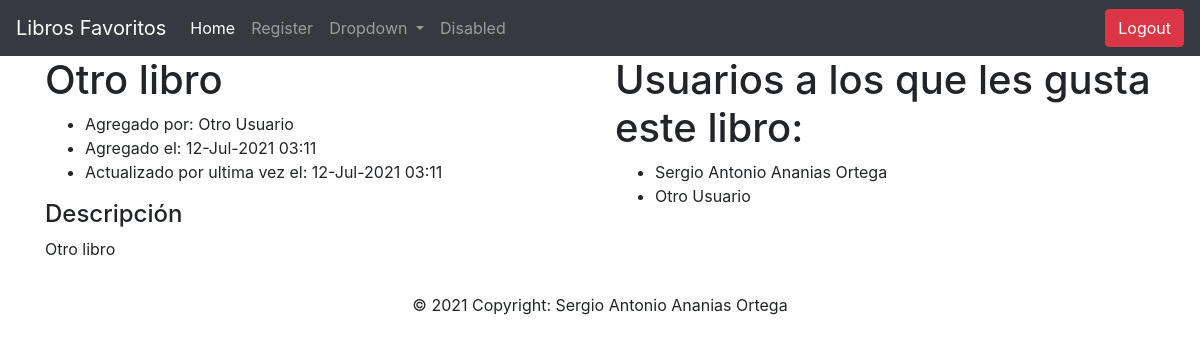
/librosfavoritos/3 (signed in), run on the app's committed database.
### favoritos/models.py (models this page shows)
class Book(models.Model):
    title = models.CharField(max_length=100)
    description = models.TextField()
    uploaded_by = models.ForeignKey(User, related_name='books', null=True, on_delete=models.SET_NULL)
    liked_by = models.ManyToManyField(User, related_name='liked_books')
    created_at = models.DateTimeField(auto_now_add=True)
    updated_at = models.DateTimeField(auto_now=True)

### app/models.py (models this page shows, shortened)
class User(models.Model):
    first_names = models.CharField(max_length=100)
    last_names = models.CharField(max_length=100)
    email = models.EmailField()
    password = models.CharField(max_length=255)
    dateborn = models.DateField()
    permission = models.ForeignKey(Permission, related_name='users', blank=True, null=True, on_delete=models.SET_NULL)
    created_at = models.DateTimeField(auto_now_add=True)
    updated_at = models.DateTimeField(auto_now=True)
    objects= UserManager()
    def __str__(self):
        return f"{self.first_names} {self.last_names}"

### favoritos/views.py (the view)
# urls.py: path('<int:id>', views.book),
def book(request, id):
    context = {
        'book': Book.objects.get(id=id),
        'user': User.objects.get(id=request.session['user'])
    }
    return render(request, 'book.html', context)

### favoritos/templates/book.html (shortened to what this page needs)
{% extends 'base.html' %}
{% block content %}
{% if book.uploaded_by.id == request.session.user %}
<div class="row mt-4">
    <div class="col-6">
        <form action="{{book.id}}/update" method="post"> {% csrf_token %}
            <div class="form-group">
                <label for="title">Titulo</label>
                <input type="text" name="title" class="form-control" value="{{ book.title }}" id="title">
            </div>
            <ul>
                <li>Agregado por: {{ book.uploaded_by }}</li>
                <li>Agregado el: {{ book.created_at | date:'d-M-Y h:i' }}</li>
                <li>Actualizado por ultima vez el: {{ book.updated_at | date:'d-M-Y h:i' }}</li>
            </ul>
            <div class="form-group">
                <label for="desc">Descripción</label>
                <textarea name="desc" id="desc" cols="30" class="form-control" style="resize: none;"
                    rows="10">{{ book.description }}</textarea>
            </div>
            <button type="submit" class="btn btn-secondary">Actualizar</button>
            <a href="{{ book.id }}/delete" class="btn btn-danger">Borrar</a>
        </form>
    </div>
    <div class="col-6">
        <h1>Usuarios a los que les gusta este libro:</h1>
        <ul>
            {% for user in book.liked_by.all %}
            <li>{{ user }}</li>
            {% endfor %}
        </ul>
    </div>
</div>
{% else %}
<div class="row">
    <div class="col-6">
        <h1>{{ book.title }}</h1>
        <ul>
            <li>Agregado por: {{ book.uploaded_by }}</li>
            <li>Agregado el: {{ book.created_at | date:'d-M-Y h:i' }}</li>
            <li>Actualizado por ultima vez el: {{ book.updated_at | date:'d-M-Y h:i' }}</li>
        </ul>
        <h4>Descripción</h4>
        <p>{{ book.description }}</p>
    </div>
    <div class="col-6">
        <h1>Usuarios a los que les gusta este libro:</h1>
        <ul>
            {% for user in book.liked_by.all %}
            <li>{{ user.first_names }} {{ user.last_names }}</li>
            {% endfor %}
        </ul>
    </div>
</div>
{% endif %}
{% endblock %}

### data on the page
Book: title "Otro libro", uploaded_by "Otro Usuario", created_at "12-Jul-2021 03:11", updated_at "12-Jul-2021 03:11", description "Otro libro"
User: first_names "Sergio Antonio", last_names "Ananias Ortega"
User: first_names "Otro", last_names "Usuario"
